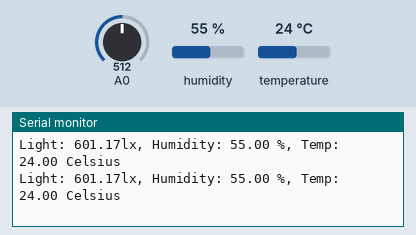
Simulated run of this sketch. Board: Arduino Uno, built with avr-gcc and run on an emulated ATmega328P. Shown: the last lines printed to the serial monitor. The inputs (shaded band) are chosen by the test bench; at power-on: A0 = 512, humidity 55 %, temperature 24 °C.

Above: at 1.8 s.
1.9 s: A0 set to 1014
At 2.6 s:
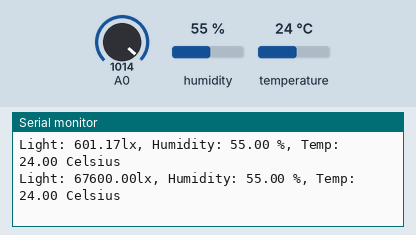
3.4 s: A0 set to 1023
At 4.4 s:
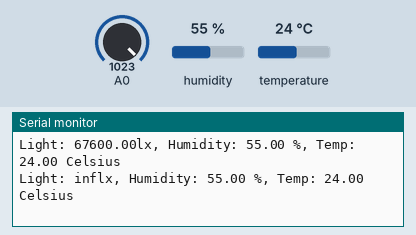

Measured:
- the behaviour switches between 1022 and 1023 on A0 (found by bisection; images 1 and 2)
- after the input at 1.9 s, the serial monitor: prints a new line after 0.11 s (image 1)
- after the input at 3.4 s, the serial monitor: prints a new line after 0.62 s (image 2)

The sketch:

Sensor.ino
```cpp
#include <Adafruit_Fingerprint.h>

#include <DHT.h>
#include <DHT_U.h>

#include <Adafruit_Sensor.h>

#define DHTPIN 2
#define DHTTYPE DHT22
DHT dht(DHTPIN, DHTTYPE);


//Variables
float hum;  //Stores humidity value
float temp; //Stores temperature value

void setup() {
  pinMode(A0, INPUT);
  Serial.begin(9600);
  dht.begin();
}

void loop() {
  float LDR_value = analogRead(A0);
  float LDR_resistance = (5.000*(1023-LDR_value))/LDR_value;
  float lux = 3000/LDR_resistance;
  hum = dht.readHumidity();
  temp= dht.readTemperature();

  Serial.print("Light: ");
  Serial.print(lux);
  Serial.print("lx, Humidity: ");
  Serial.print(hum);
  Serial.print(" %, Temp: ");
  Serial.print(temp);
  Serial.println(" Celsius");

  delay(1000);
}
```
